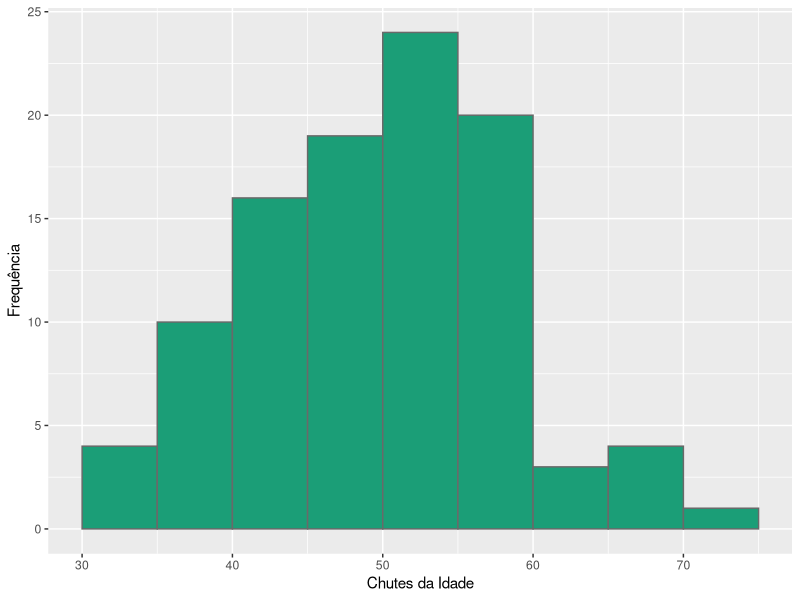
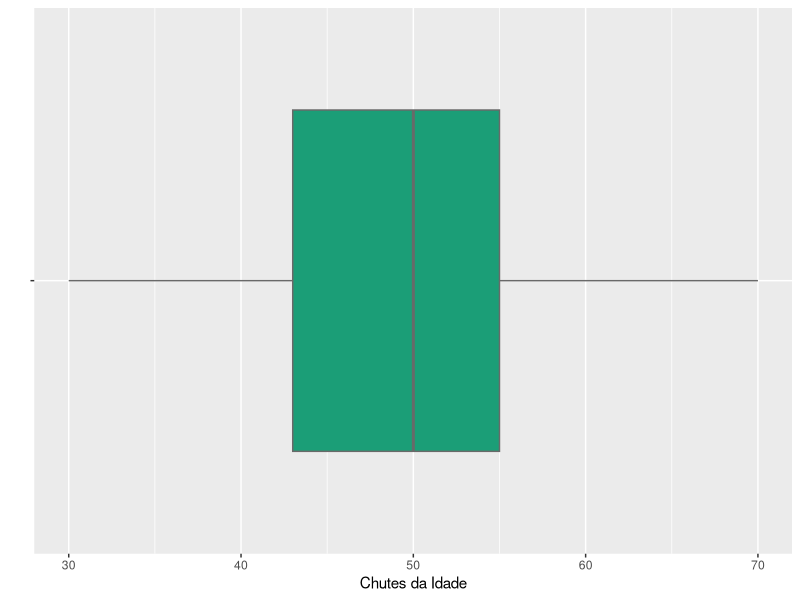

The R source for these figures, in order:
## ---- chunk 1
knitr::opts_chunk$set(echo = FALSE)
## ---- chunk 2
# http://www.aceshowbiz.com/events/Daryl%20Hannah/daryl-hannah-stars-2012-benefit-gala-01.html

# foto de 2012

idade=52
## ---- chunk 3
pessoa1 <- read.csv2("Pessoa1.csv")
idade <- pessoa1$Idade

stem(idade, scale = 0.5)
## ---- chunk 4
options(digits = 2)
c(summary(idade), SD = round(sd(idade), 2))
## ---- chunk 5
library(ggplot2)
ggplot(pessoa1, aes(x = Idade)) +
    geom_histogram(breaks = seq(30, 75, by=5), closed = "left", fill = "#1B9E77", col = "dimgrey") +
    labs(y = "Frequência", x = "Chutes da Idade")
## ---- chunk 6
ggplot(pessoa1, aes(y = Idade, x = "")) +
    geom_boxplot(fill = "#1B9E77", col = "dimgrey") +
    labs(x = "", y = "Chutes da Idade") + coord_flip()
